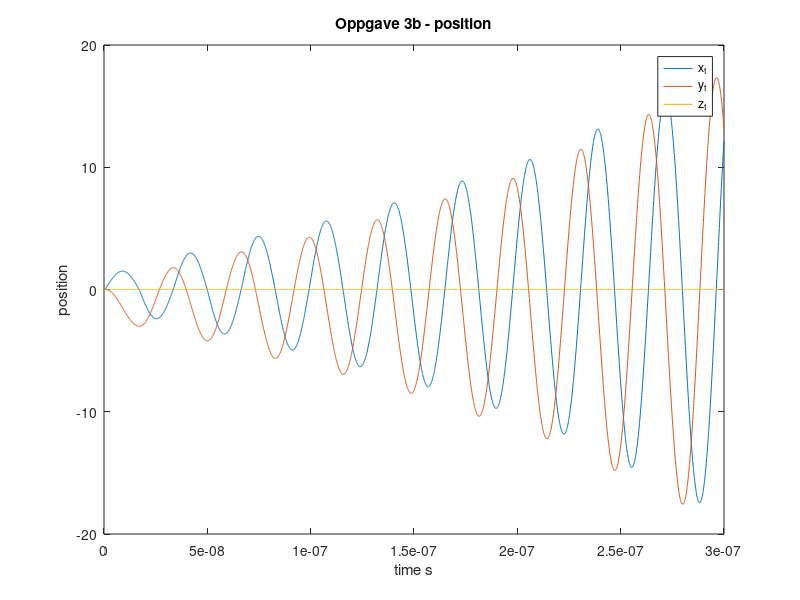
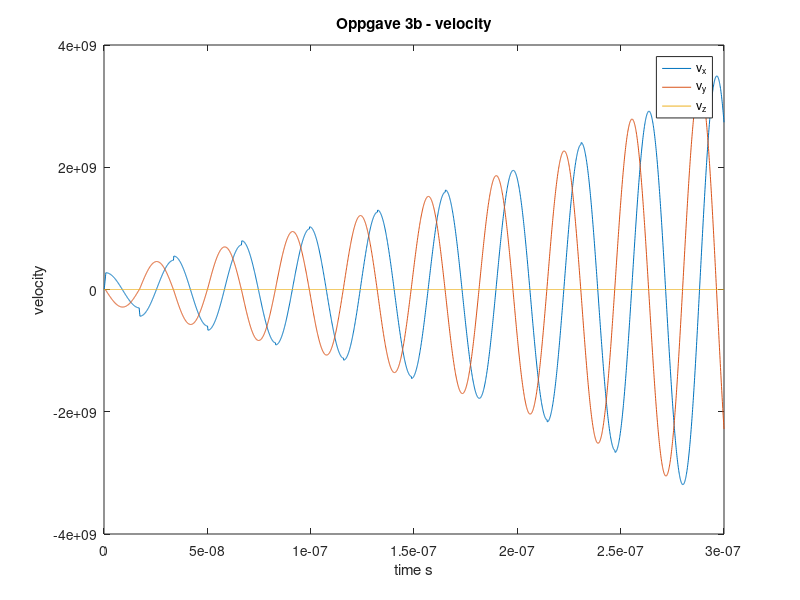

Recreate these plots in MATLAB, in order.

m_p = 1.67*10e-27;
e = 1.6*10e-19;
v0 = [0,0,0];
r0 = [0,0,0];
B = [0,0,2]; %B=(0,0,2T)
dt = 100e-12;
t0 = 0;
t1 = 300e-9;
t=t0:dt:t1;
r = r0;
v = v0;
E0 = [90e3/25e-6 0 0 ];
E=E0;
Bs=sqrt(B(:,1)^2 + B(:,2)^2 +B(:,3)^2); 
omega = (e*Bs)/m_p;
r_d = 5e-2;
a=0;
for i=2:length(t)
    
    F_B = e.*(cross(v(i-1,:),B));
    F_E = E.*e;
    F = F_E+F_B;
   
    v(i,:) = v(i-1,:) + a.*dt;
    r(i,:) = r(i-1,:) + v(i-1,:).*dt;
    if (r(i-1,1) <= r_d && r(i-1,1) >= -r_d)
        E = E0.*cos(omega*t(i).*[1 0 0]);
    else
        E = [0,0,0];
    end
    a = F./m_p;
end

figure()
plot(t,r(:,1), t,r(:,2), t, r(:, 3))
legend('x_t','y_t','z_t')
title('Oppgave 3b - position')
xlabel('time s'); ylabel('position')
figure()
plot(t,v(:,1), t,v(:,2), t, v(:, 3))
legend('v_x','v_y','v_z' )
title('Oppgave 3b - velocity')
xlabel('time s'); ylabel('velocity')

fart=sqrt(v(length(v)-1,1)^2+ v(length(v)-1,2)^2+v(length(v)-1,3)^2)
 
